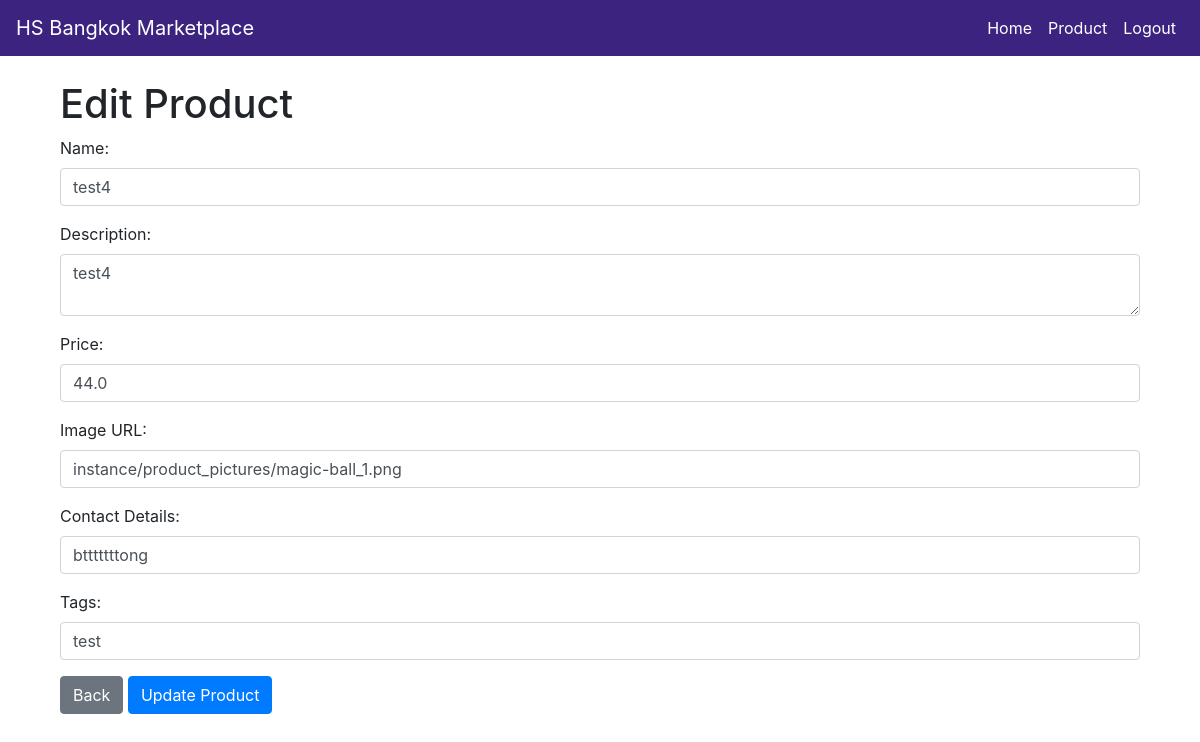
/product/edit/15 (signed in), run on the app's committed database.
### app.py (models this page shows)
class Product(db.Model):
    id = db.Column(db.Integer, primary_key=True)
    name = db.Column(db.String(100), nullable=False)
    description = db.Column(db.Text, nullable=False)
    price = db.Column(db.Float, nullable=False)
    image_url = db.Column(db.String(200))
    contact_details = db.Column(db.String(200), nullable=False)
    tags = db.Column(db.String(200))
    date_posted = db.Column(db.DateTime, nullable=False, default=datetime.utcnow)
    owner_id = db.Column(db.Integer, db.ForeignKey("user.id"), nullable=False)
    owner = db.relationship("User", backref=db.backref("products", lazy=True))

### app.py (the view, shortened to what this page needs)
@app.route("/product/edit/<int:product_id>", methods=["GET", "POST"])
def edit_product(product_id):
    if "user_login" not in session:
        flash("Please log in to edit a product")
        return redirect(url_for("login"))
    product = Product.query.get_or_404(product_id)
    if product.owner.username != session["user_login"]:
        flash("You do not have permission to edit this product")
        return redirect(url_for("product_management"))
    return render_template("edit_product.html", product=product)

### templates/edit_product.html (shortened to what this page needs)
{% extends "layout.html" %}
{% block content %}
<div class="container">
    <h1>Edit Product</h1>
    <form method="post">
        <div class="form-group">
            <label for="name">Name:</label>
            <input type="text" id="name" name="name" class="form-control" value="{{ product.name }}" required>
        </div>
        <div class="form-group">
            <label for="description">Description:</label>
            <textarea id="description" name="description" class="form-control"
                required>{{ product.description }}</textarea>
        </div>
        <div class="form-group">
            <label for="price">Price:</label>
            <input type="text" id="price" name="price" class="form-control" value="{{ product.price }}" required>
        </div>
        <div class="form-group">
            <label for="image_url">Image URL:</label>
            <input type="text" id="image_url" name="image_url" class="form-control" value="{{ product.image_url }}">
        </div>
        <div class="form-group">
            <label for="contact_details">Contact Details:</label>
            <input type="text" id="contact_details" name="contact_details" class="form-control"
                value="{{ product.contact_details }}" required>
        </div>
        <div class="form-group">
            <label for="tags">Tags:</label>
            <input type="text" id="tags" name="tags" class="form-control" value="{{ product.tags }}">
        </div>
        <button onclick="history.back()" class="btn btn-secondary">Back</button>
        <input type="submit" value="Update Product" class="btn btn-primary">
    </form>
</div>
{% endblock %}

### data on the page
Product: name "test4", description "test4", price "44.0", image_url "instance/product_pictures/magic-ball_1.png", contact_details "btttttttong", tags "test"
